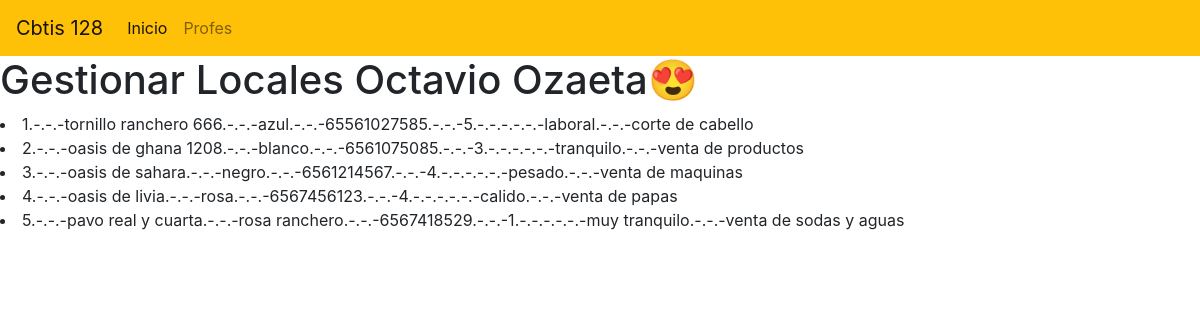
The page / on the database its author committed.
### local_app/models.py (models this page shows, shortened)
class local(models.Model):
    id_local=models.CharField(primary_key=True, max_length=6)
    direccion=models.CharField(max_length=100)
    color=models.CharField(max_length=100)
    telefono=models.CharField(max_length=100)
    horario=models.DateTimeField(max_length=100)
    ambiente=models.CharField(max_length=100)
    servicios=models.CharField(max_length=100)
    trabajadores=models.PositiveSmallIntegerField()

### local_app/views.py (the view)
# urls.py: path('', views.index_vista, name="gestionarmateria.html" ),
def index_vista(request):
        ListadoLocales=local.objects.all()
        return render(request, "gestionarMateria.html",{"Mis_locales":ListadoLocales})

### local_app/templates/gestionarmateria.html (shortened to what this page needs)
{% extends "base.html" %}
{% block Cuerpo %}
<h1> Gestionar Locales Octavio Ozaeta😍 </h1>
{% for m in Mis_locales %}
<li> {{m.id_local}}.-.-.-{{m.direccion}}.-.-.-{{m.color}}.-.-.-{{m.telefono}}.-.-.-{{m.trabajadores}}.-.-.-{{m.horarios}}.-.-.-{{m.ambiente}}.-.-.-{{m.servicios}} </li>
{% endfor %}
{% endblock %}

### local_app/templates/base.html (shortened to what this page needs)
<!DOCTYPE html>
<html lang="es">
<head>
    <link rel="stylesheet" href="https://cdn.jsdelivr.net/npm/bootstrap@4.3.1/dist/css/bootstrap.min.css">
</head>
<body>
<nav class="navbar navbar-expand-lg navbar-light bg-warning">
    <a class="navbar-brand" href="#">Cbtis 128</a>
    <div class="collapse navbar-collapse" id="navbarNav">
    <ul class="navbar-nav">
        <li class="nav-item active">
        <a class="nav-link" href="#">Inicio <span class="sr-only">(current)</span></a>
        </li>
        <li class="nav-item">
        <a class="nav-link" href="#">Profes</a>
        </li>
    </ul>
    </div>
</nav>
    {% block Cuerpo %}{% endblock %}
</body>
</html>

### rows shown on the page
local: id_local "1", direccion "tornillo ranchero 666", color "azul", telefono "65561027585", trabajadores "5", ambiente "laboral", servicios "corte de cabello"
local: id_local "2", direccion "oasis de ghana 1208", color "blanco", telefono "6561075085", trabajadores "3", ambiente "tranquilo", servicios "venta de productos"
local: id_local "3", direccion "oasis de sahara", color "negro", telefono "6561214567", trabajadores "4", ambiente "pesado", servicios "venta de maquinas"
local: id_local "4", direccion "oasis de livia", color "rosa", telefono "6567456123", trabajadores "4", ambiente "calido", servicios "venta de papas"
local: id_local "5", direccion "pavo real y cuarta", color "rosa ranchero", telefono "6567418529", trabajadores "1", ambiente "muy tranquilo", servicios "venta de sodas y aguas"
